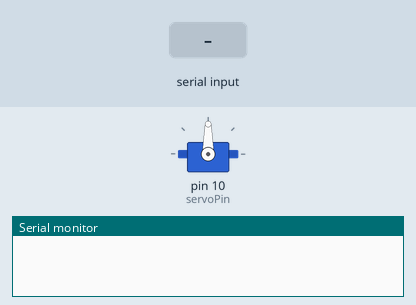
This sketch was run on a simulated Arduino Uno, built with avr-gcc and run on an emulated ATmega328P. On the bench: servo, the last lines printed to the serial monitor. Inputs (shaded band) come from the test bench.

Above: at 1.2 s.
1.3 s: "H" received over the second serial link
At 2.0 s:
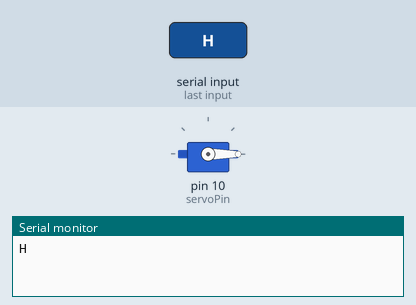
2.8 s: "L" received over the second serial link
At 3.1 s:
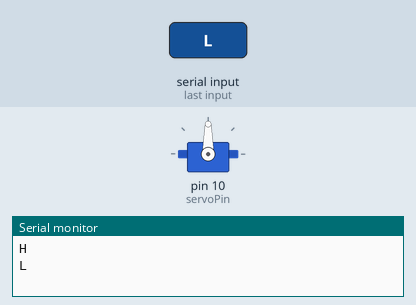
Timing chart, 0 to 5.8 s (numbered marks = the images above; inputs shaded):
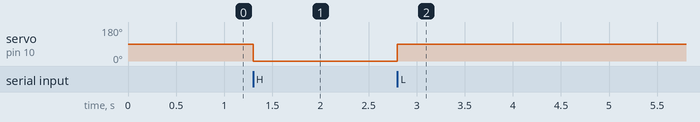

The sketch:

finalproject2.ino
```cpp
#include <SoftwareSerial.h>
#include <Servo.h>

//initializing Servo object
Servo servo1;

SoftwareSerial  BTSerial(2, 3); //TX RX
int servoPin = 10;
void setup() {
  BTSerial.begin(9600); //begin bluetooth communication
  Serial.begin(9600); //begin serial communication
  servo1.attach(servoPin);
}

void loop() {
  if (BTSerial.available()) {
    char inChar = (char) BTSerial.read(); //reads single character at a time
    if(inChar == 'L') {
      servo1.write(90);
    }
    else if(inChar == 'H') {
      servo1.write(0);
    }
    Serial.println(inChar);
  }
}
```

Measured:
- after the input at 1.3 s, servo on pin 10 (servoPin): 90° → 0° at once
- after the input at 2.8 s, servo on pin 10 (servoPin): 0° → 90° at once
